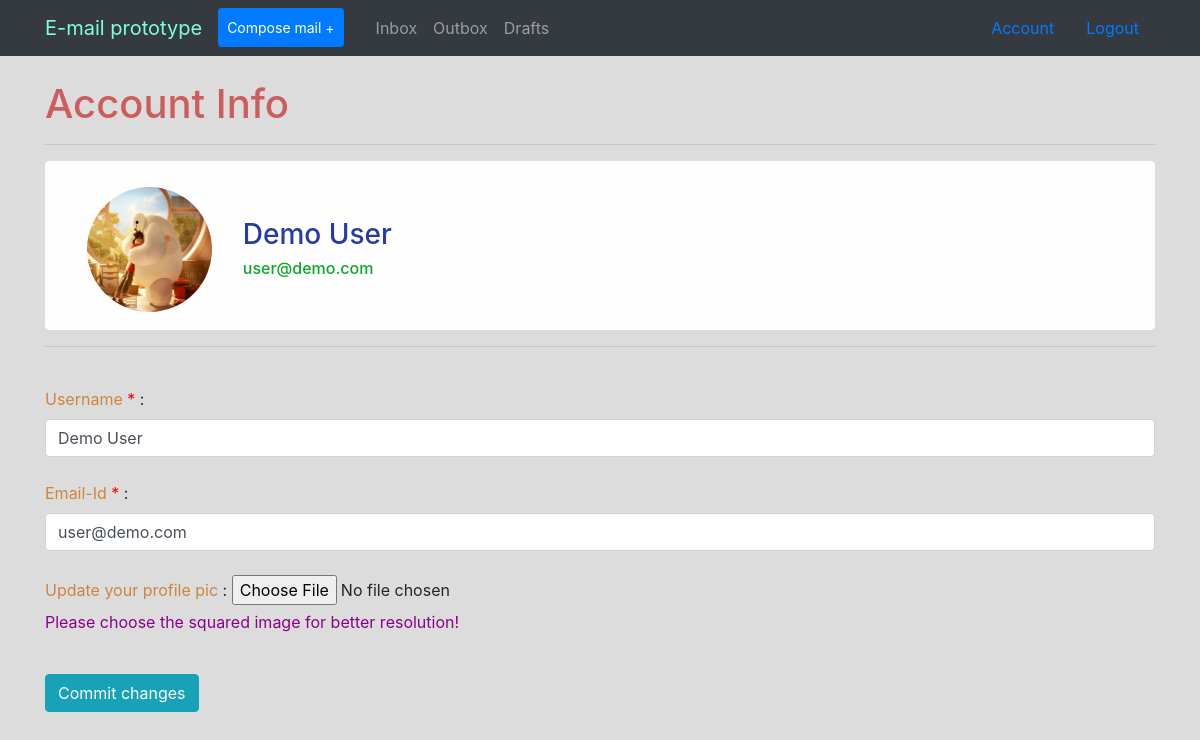
Page /account (signed in) on the committed database.
### email_prototype/db_models.py (models this page shows, shortened)
class User(db.Model, UserMixin):
    id = db.Column(db.Integer, primary_key=True)
    username = db.Column(db.String(50), nullable=False)
    email = db.Column(db.String(50), nullable=False)
    password = db.Column(db.String(60), nullable=False)
    picture = db.Column(db.String(20), nullable=False, default='demo.jpg')
    inbox = db.relationship('Inbox', backref='Inboxuser', lazy=True)
    outbox = db.relationship('Outbox', backref='Outboxuser', lazy=True)
    draft = db.relationship('Draft', backref='Draftuser', lazy=True)

### email_prototype/routes.py (the view)
@app.route('/account', methods=['GET', 'POST'])
@login_required
def account():
    form = Account()
    if form.validate_on_submit():
        user = User.query.get(current_user.id)
        user.username = form.username.data
        user.email = form.email.data
        if form.picture.data:
            name = save_pic(form.picture.data)
            if user.picture != 'demo.jpg':
                os.remove(os.path.join(app.root_path, 'static/profile_pics', user.picture))
            user.picture = name
        db.session.commit()
    else:
        form.username.data = current_user.username
        form.email.data = current_user.email
    return render_template('account.html', form=form)

### email_prototype/forms.py (shortened to what this page needs)
class Account(FlaskForm):
    username = StringField("Username", validators=[DataRequired(), Length(min=5, max=50)])
    email = StringField("Email-Id", validators=[DataRequired(), Email(), Length(min=5, max=50)])
    picture = FileField("Update your profile pic", validators=[FileAllowed(['jpeg','jpg','png'])])
    submit = SubmitField("Commit changes")

### email_prototype/db_models.py (called while the page is built)
@login.user_loader
def loader(user_id):
    return User.query.get(int(user_id))

### email_prototype/templates/account.html (shortened to what this page needs)
{% extends 'base.html' %}
{% block body %}
    <h1 style="color:indianred">Account Info </h1>
    <hr>
    <div class="alert alert-light" role="alert" style="overflow: auto">
        <div class="alert alert-light" role="alert">
        <img style="border-radius: 50%; float: left" width="125" height="125" src="{{ url_for('static', filename='profile_pics/' + current_user.picture ) }}">
        <div style="display: inline-block; margin: 3%; float: left">
            <h3><span style="color: #253ba7">{{ form.username.data }}</span></h3>
            <h6><span style="color: #0da728">{{ form.email.data }}</span></h6>
        </div>
    </div>
    </div>
    <hr>
    <form action="" method="POST" enctype="multipart/form-data">
        <br>
        <span style="color:peru">{{ form.username.label }}</span> <span style="color: red">*</span> :
        {% if form.username.errors %}
            {{ form.username(class="form-control is-invalid",placeholder="Username") }}
            {% for error in form.username.errors %}
                <p style="color: red">{{ error }}</p>
            {% endfor %}
        {% else %}
            {{ form.username(class="form-control",placeholder="Username") }}
        {% endif %}
        <br>
        <span style="color:peru">{{ form.email.label }}</span> <span style="color: red">*</span> :
        {% if form.email.errors %}
            {{ form.email(class="form-control is-invalid",placeholder="Email") }}
            {% for error in form.email.errors %}
                <p style="color: red">{{ error }}</p>
            {% endfor %}
        {% else %}
            {{ form.email(class="form-control",placeholder="Email") }}
        {% endif %}
        <br>
        <span style="color:peru">{{ form.picture.label }}</span> :
        {{ form.picture }}
        <p style="color: darkmagenta;">Please choose the squared image for better resolution!</p>
        <br>
        {{ form.submit(class="btn btn-info ") }}
    </form>
{% endblock %}

### rows in the picture
User: picture (picture), username.data "Demo User", email.data "user@demo.com", username "Demo User", email "user@demo.com"
